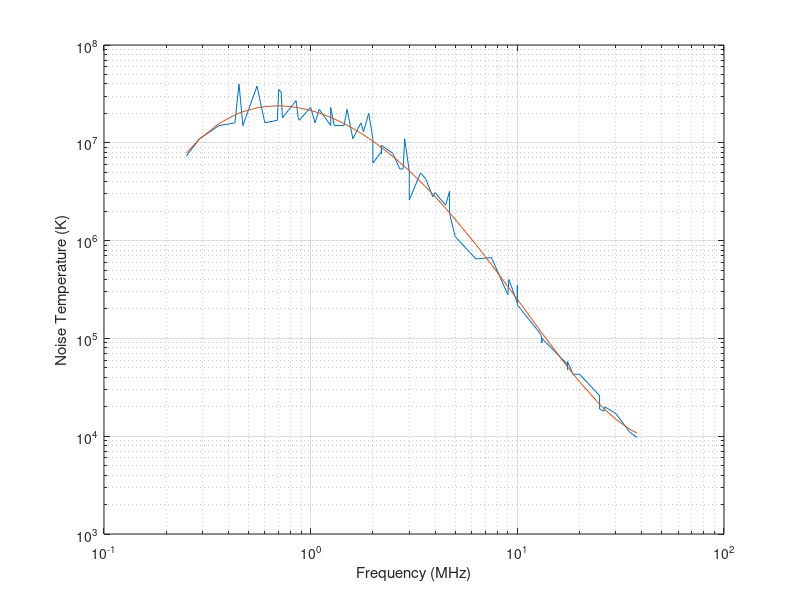

The MATLAB source for this figure:
T_Cane_Table2=[0.25 7.3e6
0.29 1.1e7
0.36 1.5e7
0.43 1.6e7
0.45 4.0e7
0.47 1.5e7
0.55 3.8e7
0.6 1.6e7
0.69 1.7e7
0.7 3.5e7
0.72 3.3e7
0.73 1.8e7
0.85 2.7e7
0.87 1.8e7
0.88 1.7e7
1.0 2.3e7
1.05 1.6e7
1.1 2.2e7
1.25 1.5e7 
1.25 2.3e7
1.3 1.5e7
1.3 1.5e7
1.45 1.5e7
1.5 2.2e7
1.6 1.1e7
1.75 1.6e7
1.8 1.3e7
1.91 2.0e7
2.0 1.1e7
2.0 6.2e6
2.2 8.1e6
2.2 9.4e6
2.2 7.7e6
2.2 9.4e6
2.5 7.8e6
2.7 5.4e6
2.8 5.4e6
2.85 1.1e7
3.0 5.1e6
3.0 2.6e6
3.4 4.9e6
3.6 4.3e6
3.9 2.8e6
4.0 3.1e6
4.5 2.3e6
4.7 3.2e6
4.7 1.9e6
5.0 1.1e6
6.3 6.5e5
7.5 6.7e5
9.0 2.8e5
9.1 4.0e5
10.0 2.3e5
10.0 3.5e5
10.0 2.2e5
13.0 1.1e5
13.1 1.0e5
13.15 9.0e4
13.15 1.0e5
17.5 5.4e4
17.5 4.8e4
17.5 5.8e4
18.6 4.3e4
20.0 4.3e4
25.0 2.6e4
25.0 1.9e4
26.3 1.8e4
26.5 2.0e4
30.0 1.7e4
35.0 1.1e4
38.0 9.7e3];

p=polyfit(log10(T_Cane_Table2(:,1)),log10(T_Cane_Table2(:,2)),5);
 
figure(1)
hold off
loglog(T_Cane_Table2(:,1),T_Cane_Table2(:,2))
hold on
loglog(T_Cane_Table2(:,1),10.^(polyval(p,log10(T_Cane_Table2(:,1)))))
grid on
xlabel('Frequency (MHz)')
ylabel('Noise Temperature (K)')
